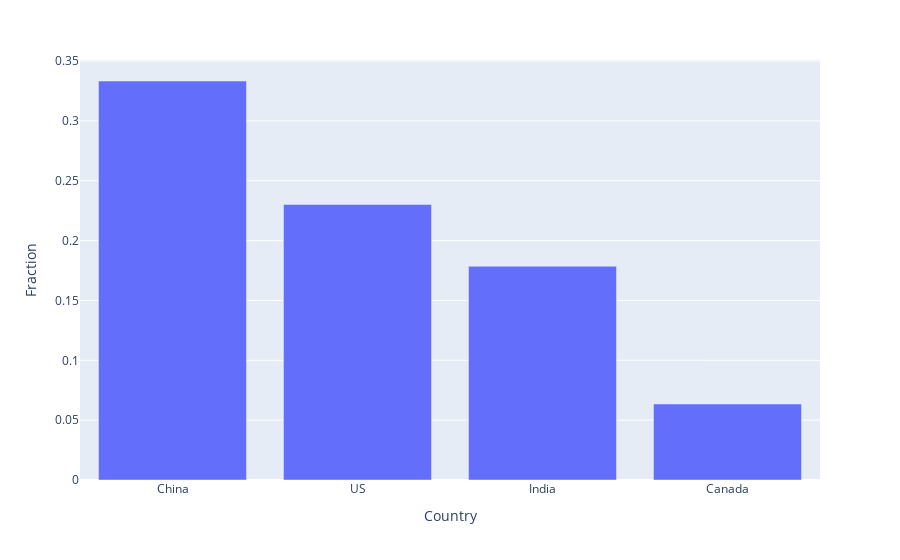

Notebook source saved alongside this figure:
### Markdown cell above
# 3. What countries are people from?

### Code cell
from_china = degrees.groupby('id')['Country'].apply(set).apply(lambda x: 'China' in x).mean()
from_india = degrees.groupby('id')['Country'].apply(set).apply(lambda x: 'India' in x).mean()
from_us = degrees.groupby('id')['Country'].apply(set).apply(lambda x: len(x) == 1 and 'United States' in x).mean()
from_canada = degrees.groupby('id')['Country'].apply(set).apply(lambda x: 'Canada' in x).mean()
from_ = pd.DataFrame({'Country': ['China', 'US', 'India', 'Canada'], 'Fraction': [from_china, from_us, from_india, from_canada]})
px.bar(from_, x='Country', y='Fraction')

### Figure 1 — Plotly figure (JSON) as saved in the notebook; plotly's stock layout.template omitted (floating-point values rounded to 4 significant figures)
{"data": [{"alignmentgroup": "True", "hovertemplate": "Country=%{x}<br>Fraction=%{y}<extra></extra>", "legendgroup": "", "marker": {"color": "#636efa"}, "name": "", "offsetgroup": "", "orientation": "v", "showlegend": false, "textposition": "auto", "type": "bar", "x": ["China", "US", "India", "Canada"], "xaxis": "x", "y": [0.3333, 0.2302, 0.1786, 0.06349], "yaxis": "y"}], "layout": {"barmode": "relative", "legend": {"tracegroupgap": 0}, "margin": {"t": 60}, "xaxis": {"anchor": "y", "domain": [0, 1], "title": {"text": "Country"}}, "yaxis": {"anchor": "x", "domain": [0, 1], "title": {"text": "Fraction"}}}}
